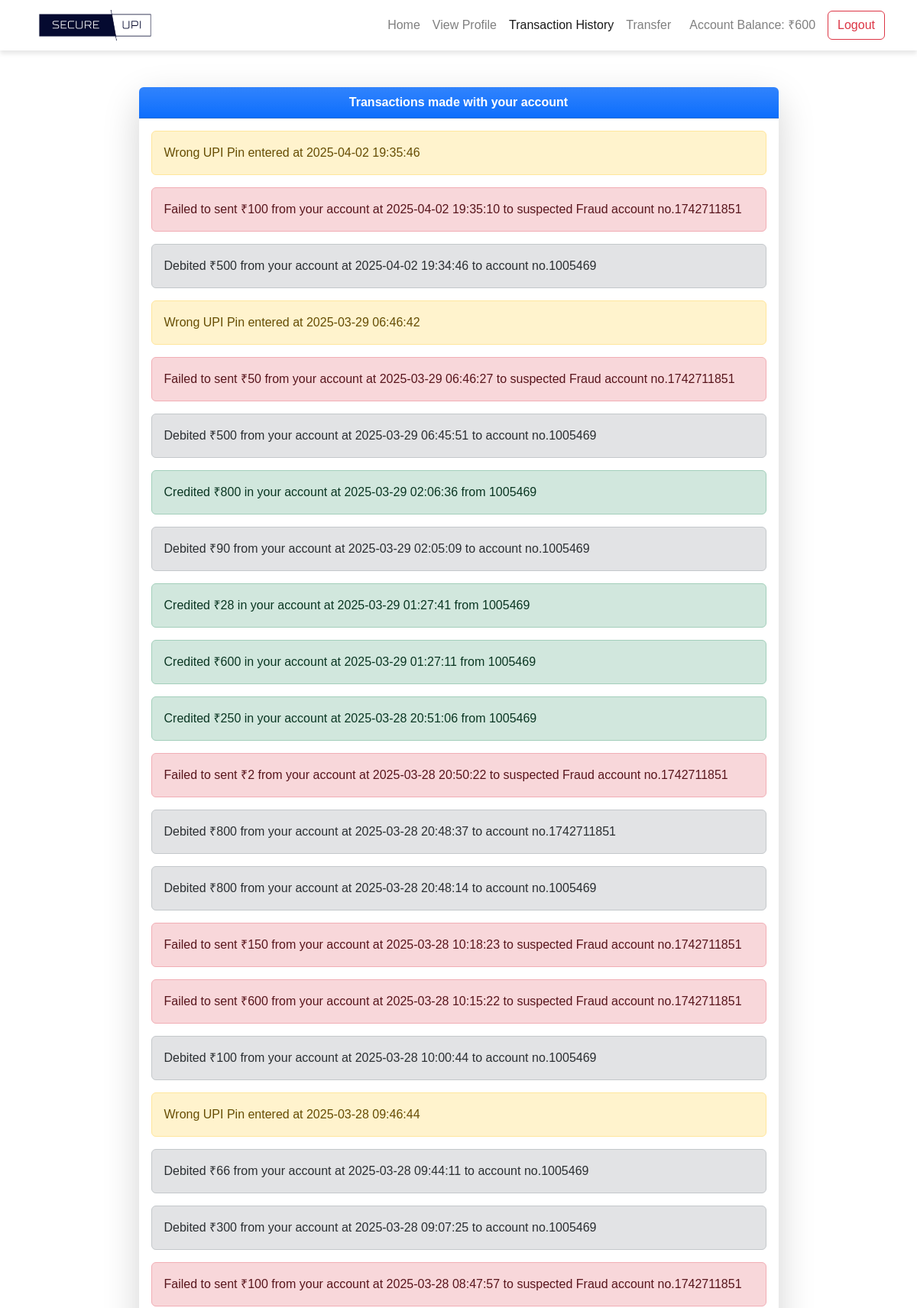
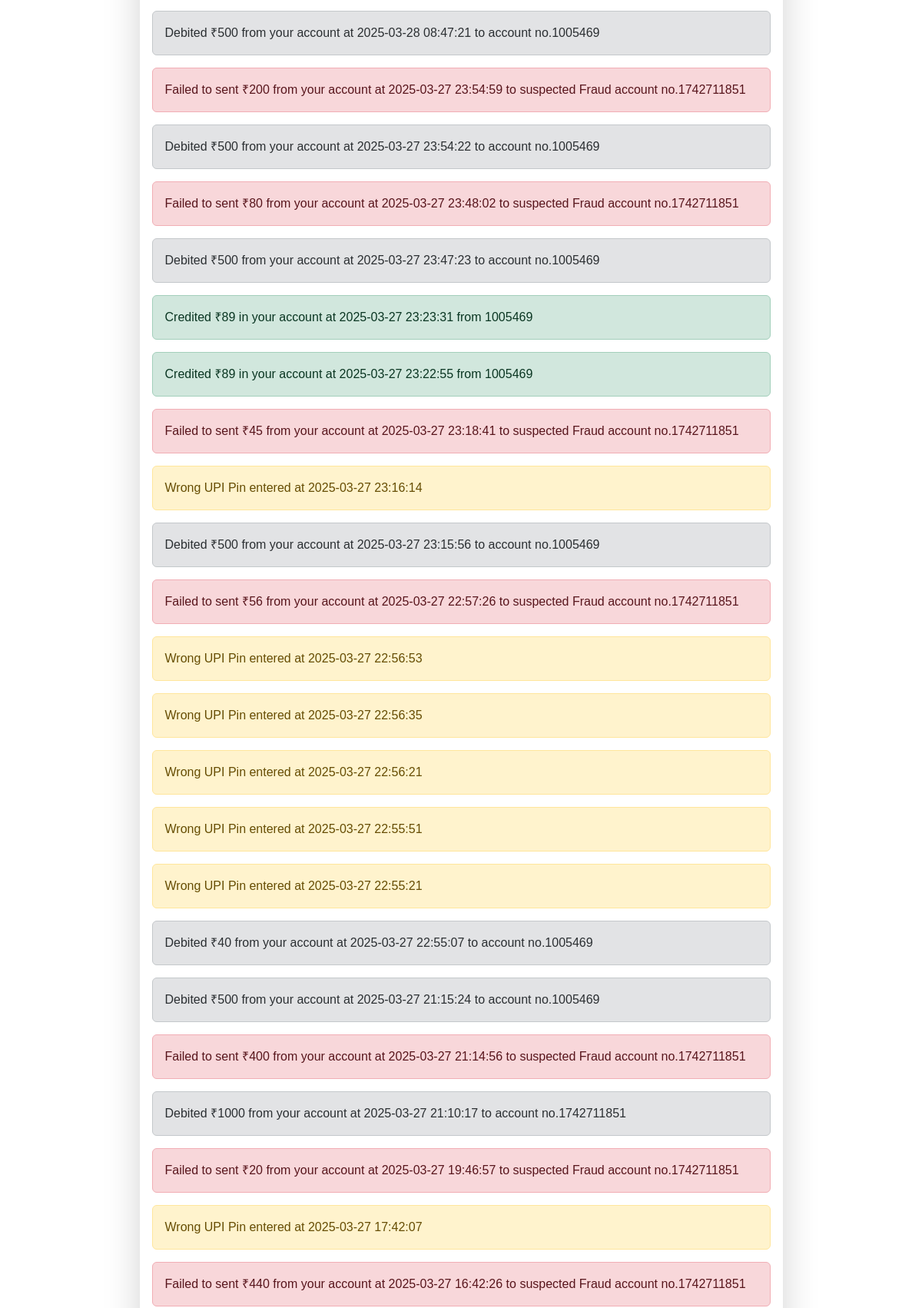
The page /statements.php (signed in, upper part) on the database its author committed (2 pictures, top to bottom).
### tables this page shows
CREATE TABLE `transaction` (
  `transactionId` int NOT NULL,
  `action` varchar(10) NOT NULL,
  `credit` varchar(20) DEFAULT NULL,
  `debit` varchar(20) DEFAULT NULL,
  `other` varchar(20) NOT NULL,
  `userId` int NOT NULL,
  `date` timestamp NOT NULL DEFAULT CURRENT_TIMESTAMP
);

### assets/db.php (called while the page is built, shortened)
<?php
    $con = new mysqli('localhost','root','1997','mybank');
    $ar = $con->query("select * from useraccounts,branch where id = '$_SESSION[userId]' AND userAccounts.branch = branch.branchId");
    $userData = $ar->fetch_assoc();
?>

### statements.php (the view, shortened to what this page needs)
<!DOCTYPE html>
<html>
<head>
  <?php require 'assets/autoloader.php'; ?>
  <?php require 'assets/db.php'; ?>
  <?php require 'assets/function.php'; ?>
   <link href="https://cdn.jsdelivr.net/npm/bootstrap@5.3.0-alpha3/dist/css/bootstrap.min.css" rel="stylesheet">
</head>
<body style="background:#ffffff;background-size: 100%">
<nav class="navbar navbar-expand-lg navbar-light">
    <div class="container">
        <a class="navbar-brand" href="#">
            <img src="images/logo.png" alt="Federal Bank">
        </a>
        <div class="collapse navbar-collapse" id="navbarNav">
            <ul class="navbar-nav ms-auto">
                <li class="nav-item">
                    <a class="nav-link" href="index.php">Home</a>
                </li>
                <li class="nav-item">
                    <a class="nav-link" href="accounts.php">View Profile</a>
                </li>
                <li class="nav-item">
                    <a class="nav-link active" href="statements.php">Transaction History</a>
                </li>
                <li class="nav-item">
                    <a class="nav-link" href="transfer.php">Transfer</a>
                </li>
            </ul>
            <span class="navbar-text ms-3">
                Account Balance: ₹<?php echo isset($_SESSION['user']['balance']) ? $_SESSION['user']['balance'] : '0'; ?>
            </span>
            <a href="logout.php" class="btn btn-outline-danger ms-3">Logout</a>
        </div>
    </div>
</nav>
<div class="container mt-5">
    <div class="card w-75 mx-auto border-0 shadow-lg rounded-4">
        <div class="card-header text-center fw-bold bg-primary  bg-gradient text-white rounded-top">
    Transactions made with your account
  </div>
  <div class="card-body">
    <?php
      $array = $con->query("select * from transaction where userId = '$userData[id]' order by date desc");
      if ($array ->num_rows > 0)
      {
         while ($row = $array->fetch_assoc())
         {
            if ($row['action'] == 'credit')
            {
              echo "<div class='alert alert-success'>Credited  ₹$row[credit] in your account at $row[date] from $row[other]</div>";
            }
            if ($row['action'] == 'debit')
            {
              echo "<div class='alert alert-secondary'>Debited  ₹$row[debit] from your account at $row[date] to  account no.$row[other]</div>";
            }
            if ($row['action'] == 'fraud')
            {
              echo "<div class='alert alert-danger'>Failed to sent ₹$row[debit] from your account at $row[date] to suspected Fraud account no.$row[other]</div>";
            }
            if ($row['action'] == 'wrong pin')
            {
              echo "<div class='alert alert-warning'>Wrong UPI Pin entered at $row[date]</div>";
            }
         }
      }
    ?>
  </div>
</div>
</div>
</body>
</html>

### statements.php (style rules this page uses)
body { background: url('images/background.jpg') no-repeat center center fixed; background-size: cover; font-family: 'Arial', sans-serif; color: #333; }
.navbar { background-color: rgba(255, 255, 255, 0.4); backdrop-filter: blur(5px); box-shadow: 0 4px 6px rgba(0, 0, 0, 0.1); }
.navbar-brand img { height: 40px; }

### rows shown on the page
transaction: date "2025-04-02 19:35:46"
transaction: debit "100", date "2025-04-02 19:35:10", other "1742711851"
transaction: debit "500", date "2025-04-02 19:34:46", other "1005469"
transaction: date "2025-03-29 06:46:42"
transaction: debit "50", date "2025-03-29 06:46:27", other "1742711851"
transaction: debit "500", date "2025-03-29 06:45:51", other "1005469"
transaction: credit "800", date "2025-03-29 02:06:36", other "1005469"
transaction: debit "90", date "2025-03-29 02:05:09", other "1005469"
transaction: credit "28", date "2025-03-29 01:27:41", other "1005469"
transaction: credit "600", date "2025-03-29 01:27:11", other "1005469"
transaction: credit "250", date "2025-03-28 20:51:06", other "1005469"
transaction: debit "2", date "2025-03-28 20:50:22", other "1742711851"
transaction: debit "800", date "2025-03-28 20:48:37", other "1742711851"
transaction: debit "800", date "2025-03-28 20:48:14", other "1005469"
transaction: debit "150", date "2025-03-28 10:18:23", other "1742711851"
transaction: debit "600", date "2025-03-28 10:15:22", other "1742711851"
transaction: debit "100", date "2025-03-28 10:00:44", other "1005469"
transaction: date "2025-03-28 09:46:44"
transaction: debit "66", date "2025-03-28 09:44:11", other "1005469"
transaction: debit "300", date "2025-03-28 09:07:25", other "1005469"
transaction: debit "100", date "2025-03-28 08:47:57", other "1742711851"
transaction: debit "500", date "2025-03-28 08:47:21", other "1005469"
transaction: debit "200", date "2025-03-27 23:54:59", other "1742711851"
transaction: debit "500", date "2025-03-27 23:54:22", other "1005469"
transaction: debit "80", date "2025-03-27 23:48:02", other "1742711851"
transaction: debit "500", date "2025-03-27 23:47:23", other "1005469"
transaction: credit "89", date "2025-03-27 23:23:31", other "1005469"
transaction: credit "89", date "2025-03-27 23:22:55", other "1005469"
transaction: debit "45", date "2025-03-27 23:18:41", other "1742711851"
transaction: date "2025-03-27 23:16:14"
transaction: debit "500", date "2025-03-27 23:15:56", other "1005469"
transaction: debit "56", date "2025-03-27 22:57:26", other "1742711851"
transaction: date "2025-03-27 22:56:53"
transaction: date "2025-03-27 22:56:35"
transaction: date "2025-03-27 22:56:21"
transaction: date "2025-03-27 22:55:51"
transaction: date "2025-03-27 22:55:21"
transaction: debit "40", date "2025-03-27 22:55:07", other "1005469"
transaction: debit "500", date "2025-03-27 21:15:24", other "1005469"
transaction: debit "400", date "2025-03-27 21:14:56", other "1742711851"
transaction: debit "1000", date "2025-03-27 21:10:17", other "1742711851"
transaction: debit "20", date "2025-03-27 19:46:57", other "1742711851"
transaction: date "2025-03-27 17:42:07"
transaction: debit "440", date "2025-03-27 16:42:26", other "1742711851"

### other values the page prints
$_SESSION['user']['balance'] "600"
